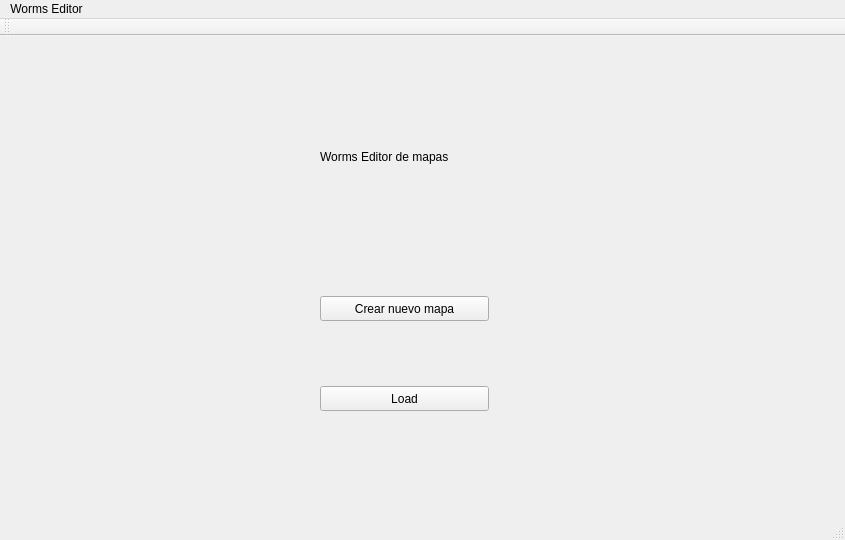
<?xml version="1.0" encoding="UTF-8"?>
<ui version="4.0">
 <class>MainWindow</class>
 <widget class="QMainWindow" name="MainWindow">
  <property name="geometry">
   <rect>
    <x>0</x>
    <y>0</y>
    <width>845</width>
    <height>540</height>
   </rect>
  </property>
  <property name="windowTitle">
   <string>MainWindow</string>
  </property>
  <widget class="QWidget" name="centralWidget">
   <widget class="QPushButton" name="load">
    <property name="geometry">
     <rect>
      <x>320</x>
      <y>350</y>
      <width>169</width>
      <height>25</height>
     </rect>
    </property>
    <property name="text">
     <string>Load</string>
    </property>
   </widget>
   <widget class="QPushButton" name="pushButton">
    <property name="geometry">
     <rect>
      <x>320</x>
      <y>260</y>
      <width>169</width>
      <height>25</height>
     </rect>
    </property>
    <property name="text">
     <string>Crear nuevo mapa</string>
    </property>
   </widget>
   <widget class="QLabel" name="label">
    <property name="geometry">
     <rect>
      <x>320</x>
      <y>10</y>
      <width>169</width>
      <height>221</height>
     </rect>
    </property>
    <property name="text">
     <string>Worms Editor de mapas</string>
    </property>
    <property name="scaledContents">
     <bool>true</bool>
    </property>
   </widget>
  </widget>
  <widget class="QMenuBar" name="menuBar">
   <property name="geometry">
    <rect>
     <x>0</x>
     <y>0</y>
     <width>845</width>
     <height>22</height>
    </rect>
   </property>
   <widget class="QMenu" name="menuWorms_Editor">
    <property name="title">
     <string>Worms Editor</string>
    </property>
   </widget>
   <addaction name="menuWorms_Editor"/>
  </widget>
  <widget class="QToolBar" name="mainToolBar">
   <attribute name="toolBarArea">
    <enum>TopToolBarArea</enum>
   </attribute>
   <attribute name="toolBarBreak">
    <bool>false</bool>
   </attribute>
  </widget>
  <widget class="QStatusBar" name="statusBar"/>
 </widget>
 <layoutdefault spacing="6" margin="11"/>
 <resources/>
 <connections/>
</ui>
